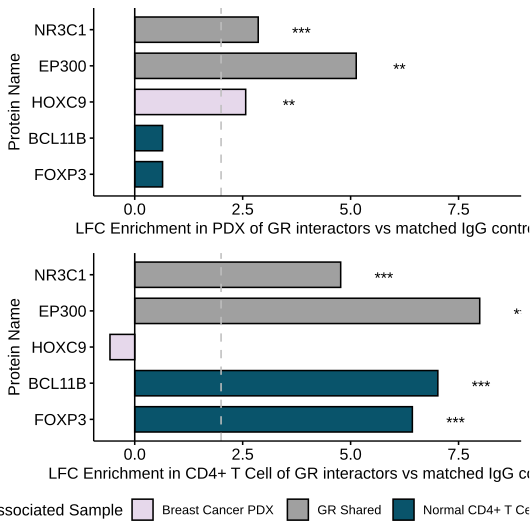

This figure's R source:
library(ggplot2)
library(ggpubr)
library(clusterProfiler)
library(DOSE)
library(org.Hs.eg.db)

library(tidyverse)
library(dplyr)
library(ggpubr)
library(EnhancedVolcano)

####

DEResultsCombinedPDX <- read.csv('FragPipe PDX Combined/DE_results - PDX combined.csv')

DEResultsPDX <- read.csv('FragPipe PDX Combined/DE_results - PDX seperated.csv')

cols_to_add <- DEResultsCombinedPDX |> 
  dplyr::select(Gene.Name, Protein.ID,
         PrimaryCD4_plus_T_GR_vs_PDX_GR_IP_log2.fold.change, 
         PrimaryCD4_plus_T_GR_vs_PDX_GR_IP_p.adj,
         PDX_IgG_IP_vs_PDX_GR_IP_log2.fold.change,
         PDX_IgG_IP_vs_PDX_GR_IP_p.adj)

DEResultsPDX <- DEResultsPDX |> 
  left_join(cols_to_add, by = "Gene.Name")

CoreGRComplex<- c("NR3C1", "HOXC9" ,"ARNT","AHR","EP300","BCL11B","FOXP3")#c( "BCL11B", "SMARCD3", "ESR1", "PGR", "AR","FOXP3", "FOXA1")

filtered_genes <- DEResultsPDX |> 
  filter(Gene.Name %in% CoreGRComplex)

EpiComplex<-c("SMARCD3", "ESR1", "PGR", "AR",  "FOXA1","HOXC9")
LymphComplex<-c("FOXP3","BCL11B")

filtered_genes_colour <- filtered_genes |>
    mutate(
    "Associated Sample" = case_when(
      Gene.Name %in% EpiComplex  ~ "Breast Cancer PDX",
      Gene.Name %in% LymphComplex ~ "Normal CD4+ T Cell",
      TRUE                        ~ "GR Shared"
    )
  )



plotProteins<-function(filtered_genes_colour, Complex, contrast="PrimaryCD4_plus_T_GR_vs_PDX_GR_IP_log2.fold.change", rotated=TRUE, paletteColors= c("#decbe4bc", "#a0a0a0","#09546bff"), ylab_text=NULL) {
  filtered_genes_ordered <- filtered_genes_colour # |> arrange(desc(-.data[[contrast]]))
  filtered_genes_ordered <-   filtered_genes_ordered[filtered_genes_ordered$Gene.Name %in% Complex,]
  filtered_genes_ordered[contrast] <- -filtered_genes_ordered[contrast]
  
  p_adj_col <- paste0(gsub('.{16}$', '', contrast), "p.adj")
  
  filtered_genes_sig <- filtered_genes_ordered |> 
    arrange(desc(.data[[contrast]])) |>
    mutate(
      Significant = case_when(
        .data[[p_adj_col]] < 0.001 ~ "***",
        .data[[p_adj_col]] < 0.01  ~ "**",
        .data[[p_adj_col]] < 0.05  ~ "*",
        TRUE                       ~ ""
      )
    )
  
  filtered_genes_sig$Gene.Name <- factor(
    filtered_genes_sig$Gene.Name, 
    levels = rev(Complex)
  )
  if (is.null(ylab_text)) { ylab_text <- contrast}
  
  ggbarplot(filtered_genes_sig,
            "Gene.Name",
            contrast,
            orientation = "horizontal",
            fill = "Associated Sample",
            palette = paletteColors,
            xlab = "Protein Name",
            ylab = ylab_text,
            #ylab = "LFC Breast Cancer PDX (left) versus Primary CD4 + T Cell (right)",
  ) +coord_flip(ylim = c(-0.5, 8.5)) +
  geom_hline(yintercept = c(-2, 2), linetype = "dashed", color = "gray")+
    geom_hline(yintercept = c(0), linetype = "solid", color = "black")+
  geom_text(
    aes(
      label = Significant,
      y = .data[[contrast]] + (sign(.data[[contrast]]) * 1) # Shifts star slightly past the end of the bar
    ),
    vjust = 0.75,   # Centers the asterisks vertically with the bar
    hjust = 0.5     # Centers horizontally on its position
  )
}


p1<-plotProteins(filtered_genes_colour,contrast="PDX_IgG_IP_vs_PDX_GR_IP_log2.fold.change",  c("NR3C1", "EP300", "HOXC9","BCL11B","FOXP3"), ylab_text="LFC Enrichment in PDX of GR interactors vs matched IgG control ") #,"ARNT","AHR",
p2<-plotProteins(filtered_genes_colour,contrast="PrimaryCD4_plus_T_IgG_vs_PrimaryCD4_plus_T_GR_log2.fold.change",  c("NR3C1",  "EP300","HOXC9","BCL11B","FOXP3"), ylab_text="LFC Enrichment in CD4+ T Cell of GR interactors vs matched IgG control")




#plotPDX<-function(filtered_genes_colour, contrast=c("HBC34_IgG_IP_vs_HBC34_GR_IP_log2.fold.change",
#                                                         "BB7_GR_IP_vs_BB3RC31_GR_IP_log2.fold.change",
#                                                         "BB3RC31_IgG_IP_vs_BB3RC31_GR_IP_log2.fold.change"),
#                                         genes) {
#   
#   #filtered_genes_ordered <- filtered_genes_colour |> arrange(desc(.data[[contrast[1]]]))
# 
#   
#   filtered_genes_colour_epi <- filtered_genes_colour |> filter(Gene.Name %in% genes)
#   #filtered_genes_colour_epi<-filtered_genes_colour[filtered_genes_colour$Gene.Name %in% EpiComplex,]
#   
#   
#   long_data <- pivot_longer(
#     filtered_genes_colour_epi[,c("Gene.Name",contrast)],
#     cols = all_of(contrast),       # The columns you want to pivot
#     names_to = "Contrast",         # The name for the new column containing contrast names
#     values_to = "Log2FC"           # The name for the new column containing the numbers
#   )
#   
# 
# 
#   
#   
#   
#   long_data$Log2FC    <- -long_data$Log2FC
#   long_data$Contrast <- gsub("_.*$","",long_data$Contrast)
#   
#   long_data <- long_data %>%
#     mutate(Gene.Name = fct_reorder(Gene.Name, Log2FC, .fun = mean, .desc = TRUE))
#   
#   ggbarplot(long_data ,
#             "Contrast",
#             "Log2FC",
#             position = position_dodge(0.8),
#             fill="Gene.Name",
#             xlab = "Contrast",
#             #ylab = "LFC Breast Cancer PDX (left) versus Primary CD4 + T Cell (right)",
#             palette = "jco",
#   ) 
# }
# 
# q4<-plotPDX(filtered_genes_colour, genes=c("AR","ESR1","PGR","SMARCD3","FOXA1","BCL11B","FOXP3"))
# q6<-ggarrange(q1, q4, ncol = 2, nrow = 1, labels = c("B", "C", "D"))
# ggarrange(p1, q6, ncol = 1, nrow = 2, labels = c("A"))

plotPDX <- function(DEResultsPDX, 
                    contrast = c("HBC34_IgG_IP_vs_HBC34_GR_IP_log2.fold.change",
                                 "BB3RC31_IgG_IP_vs_BB3RC31_GR_IP_log2.fold.change",
                                 "BB7_IgG_IP_vs_BB7_GR_IP_log2.fold.change"),
                    genes = c("NR3C1", "AR", "ESR1", "PGR", "SMARCD3")) { # Added SMARCD3 to check!
  
  p_adj_cols <- paste0(gsub('log2.fold.change$', '', contrast), "p.adj")
  
  filtered_genes_colour_epi <- DEResultsPDX[DEResultsPDX$Gene.Name %in% genes, ]
  
  long_data <- pivot_longer(
    filtered_genes_colour_epi[, c("Gene.Name", contrast, p_adj_cols)],
    cols = all_of(c(contrast, p_adj_cols)),
    names_to = c("Contrast", ".value"), 
    names_pattern = "(.*)_(log2.fold.change|p.adj)" 
  )
  
  # Clean up names to represent the specific PDX background models
  long_data$Contrast <- gsub("_GR.*$", "", long_data$Contrast)
  long_data$Contrast <- gsub("^.*_", "", long_data$Contrast)
  
  # Force dplyr::rename to avoid package conflicts
  long_data <- long_data %>% 
    dplyr::rename(
      Log2FC = `log2.fold.change`, 
      P.Adj = `p.adj`
    )
  long_data$Log2FC <- -long_data$Log2FC
  
  # --- ADD SIGNIFICANCE STARS DIRECTLY ON THE BARS ---
  long_data <- long_data %>%
    mutate(Significance = case_when(
      P.Adj < 0.001 ~ "***",
      P.Adj < 0.01  ~ "**",
      P.Adj < 0.05  ~ "*",
      TRUE          ~ ""
    ))
  
  # Group by Gene so they cluster nicely together
  long_data <- long_data %>%
    mutate(Gene.Name = fct_reorder(Gene.Name, Log2FC, .fun = max, .desc = TRUE))
   

  # X-axis becomes the Genes, filled by the individual PDX Models (Contrast)
  # This explicitly visualizes the model-to-model heterogeneity side-by-side.
  ggplot(long_data, aes(x = Gene.Name, y = Log2FC, fill = Contrast)) +
    geom_bar(stat = "identity", position = position_dodge(0.8), width = 0.7, color = "black") +
    geom_text(aes(label = Significance, y = Log2FC + (sign(Log2FC) * 0.2)), 
              position = position_dodge(0.8), vjust = 0.5, fontface = "bold") +
    labs(x = "Protein / Gene Name", 
         y = "Log2FC (Reversed)", 
         fill = "PDX Model Group") +
    scale_fill_manual(values = c("HBC34" = "#8da0cb", "BB7" = "#fc8d62", "BB3RC31" = "#66c2a5")) + 
    ggpubr::theme_pubr() +
    theme(legend.position = "top")
} 

p3<-plotPDX(DEResultsPDX,genes = c("NR3C1", "HOXC9" ,"ARNT","AHR","EP300","BCL11B","FOXP1"))

#q1<-ggarrange(p1,p2,ncol=1,nrow=2)
ggarrange(p1,p2,ncol=1,nrow=2,common.legend = TRUE, 
          legend = "bottom")

ggsave(file="PDXvsTCell.svg",width=140, height=140, units="mm")

#filtered_genes_colour_epi[,c("Gene.Name","BB7_IgG_IP_vs_BB7_GR_IP_log2.fold.change","BB7_IgG_IP_vs_BB7_GR_IP_p.adj")]
# z1<-plotProteins(filtered_genes_colour, EpiComplex , "HBC34_IgG_IP_vs_HBC34_GR_IP_log2.fold.change", FALSE )
# z2<-plotProteins(filtered_genes_colour, EpiComplex , "BB7_GR_IP_vs_BB3RC31_GR_IP_log2.fold.change", FALSE )
# z3<-plotProteins(filtered_genes_colour, EpiComplex , "BB3RC31_IgG_IP_vs_BB3RC31_GR_IP_log2.fold.change", FALSE )
# ggarrange(q2,z1,z2,z3, ncol = 4, nrow = 1, labels = c("A"))


#https://pmc.ncbi.nlm.nih.gov/articles/PMC7299846/
#https://pmc.ncbi.nlm.nih.gov/articles/PMC5159442/

#Clinical information 	                      PDX information
#Model 	  Type 	Pathology 	ER 	  PR 	  Her2 	ER 	PR 	  Her2 	Passage Lung Mets
#BB3RC29 	MBC 	NA 	        Pos 	Neg 	Neg 	Neg 	Neg 	Neg 	P9
#BB3RC31 	MBC 	IDC 	      Pos 	Pos 	Neg 	Pos 	Pos 	Neg 	P8 	    Yes -

#https://link.springer.com/article/10.1007/s10549-011-1815-5#SecESM1
#                         Age T(mm)   p/N   ER  PR  HER2  Grade Chemo   Hormonal Therapy  Trastuzumab Radiation Outcome
#HBCx-34  EBC   IDC	      37  14	    0/3	  30	10	0	    3	    FEC–P	  Goserelin	         No	        No	      NED(42 m)
#(EBC = early, MBC=met, NED=no evidence of disease)
